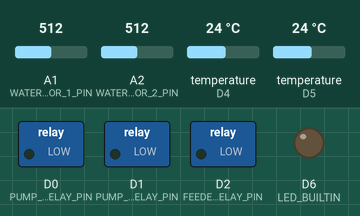
Simulated run of this sketch. Board: Arduino MKR. Shown: switched loads named in the sketch (green lamp = pin HIGH), output pins drawn as LEDs (lit = HIGH). The inputs (shaded band) are chosen by the test bench; at power-on: A1 (WATER_SENSOR_1_PIN) = 512, A2 (WATER_SENSOR_2_PIN) = 512, temperature (sensors on D4, D5) 24 °C. WiFi joins after 1.5 s; servers stay silent unless stated; what the sketch prints to the serial monitor is not drawn.

Above: at 0.1 s.
At 3.1 s:
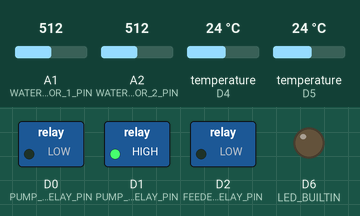
Timing chart, 0 to 4.6 s (numbered marks = the images above):
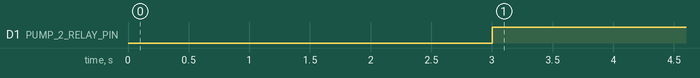

Measured:
- by itself, D1 (PUMP_2_RELAY_PIN): LOW → HIGH at 3.0 s

The sketch:

controller.ino
```cpp
#include <OneWire.h>
#include <DS18B20.h>

#include "thingProperties.h"
#include "motor_timers.hpp"

// -------------------- Define Pins ---------------------
#define PUMP_1_RELAY_PIN 0
#define PUMP_2_RELAY_PIN 1
#define FEEDER_RELAY_PIN 2
#define TEMP_1_PIN       4
#define TEMP_2_PIN       5
#define WATER_SENSOR_1_PIN 16
#define WATER_SENSOR_2_PIN 17

// ------------------- Define Times --------------------------
// 60,000 ms in a minute
// 3,600,000 ms in an hour
// 86,400,000 ms in a day
#define FEEDER_PERIOD_MS    10000
#define FEEDER_DURATION_MS  1000
#define PUMP_1_PERIOD_MS    180000
#define PUMP_1_DURATION_MS  120000
#define PUMP_2_DURATION_MS  10000

bool e_stop = false; // emergency stop


// initialize serial interface for temperature sensors
OneWire oneWire_1(TEMP_1_PIN);
OneWire oneWire_2(TEMP_2_PIN);
DS18B20 temp_sens_1(&oneWire_1);
DS18B20 temp_sens_2(&oneWire_2);

// set up timers for time-triggered events and event-triggered events
TimeTrigger feeder_timer(FEEDER_PERIOD_MS, FEEDER_DURATION_MS);
TimeTrigger pump_1_timer(PUMP_1_PERIOD_MS, PUMP_1_DURATION_MS);
Timer       pump_2_timer(PUMP_2_DURATION_MS);

// set up system
void setup() {
  // Initialize serial and wait for port to open:
  Serial.begin(9600);
  // This delay gives the chance to wait for a Serial Monitor without blocking if none is found
  delay(1500);

  // Defined in thingProperties.h
  initProperties();

  // Connect to Arduino IoT Cloud
  ArduinoCloud.begin(ArduinoIoTPreferredConnection);
  setDebugMessageLevel(2);
  ArduinoCloud.printDebugInfo();

  // Set pin modes
  pinMode(LED_BUILTIN, OUTPUT);
  pinMode(PUMP_1_RELAY_PIN,   OUTPUT);
  pinMode(PUMP_2_RELAY_PIN,   OUTPUT);
  pinMode(FEEDER_RELAY_PIN,   OUTPUT);
  pinMode(TEMP_1_PIN,         INPUT);
  pinMode(TEMP_2_PIN,         INPUT);
  pinMode(WATER_SENSOR_1_PIN, INPUT);
  pinMode(WATER_SENSOR_2_PIN, INPUT);

  // set up temperature sensors
  temp_sens_1.begin();
  temp_sens_2.begin();

}

bool readTemps()
{
  // read tempurature sensors
  temp_sens_1.requestTemperatures();
  while (!temp_sens_1.isConversionComplete());  // wait until sensor is ready
  temp_1 = temp_sens_1.getTempC();

  temp_sens_2.requestTemperatures();
  while (!temp_sens_2.isConversionComplete());  // wait until sensor is ready
  temp_2 = temp_sens_2.getTempC();

  Serial.println("temp 1: " + String(temp_1));
  Serial.println("temp 2: " + String(temp_2));
}

bool growBedWaterLevelTooHigh()
{
  // read water sensors
  int water_sensor_1_voltage = analogRead(WATER_SENSOR_1_PIN);
  water_sensor_1 = water_sensor_1_voltage * 100.0 / 1024.0;

  Serial.println("Grow bed water sensor: " + String(water_sensor_1));

  return water_sensor_1 > 45;
}

bool sumpBucketWaterLevelTooHigh()
{
  int water_sensor_2_voltage = analogRead(WATER_SENSOR_2_PIN);
  float water_sensor_2 = water_sensor_2_voltage * 100.0 / 1024.0;

  Serial.println("Sump bucket water sensor: " + String(water_sensor_2));

  return water_sensor_2 > 45;
}

// main loop
void loop() {
  // update cloud interface
  //ArduinoCloud.update();

  if (growBedWaterLevelTooHigh())
  {
    e_stop = true;
  }

  if(sumpBucketWaterLevelTooHigh()) // if sump bucket water level is high
  {
    pump_2_timer.start(); // start the timer that will start the sump pump
  }

  // feeder motor control
  //digitalWrite(FEEDER_RELAY_PIN, feeder_timer.isActive());

  // sump pump control
  digitalWrite(PUMP_2_RELAY_PIN, pump_2_timer.isActive());

  // tank pump control
  if (e_stop == true) // water level problem
  {
    Serial.println("emergency stop");
    digitalWrite(PUMP_1_RELAY_PIN, 0); // turn of main pump
  }
  else
  {
    digitalWrite(PUMP_1_RELAY_PIN, pump_1_timer.isActive()); // turn main pump on or off based on timer
  }

  // read and print temperatures
  readTemps();

  delay(10);
}


void onPump2Change() {
  digitalWrite(PUMP_2_RELAY_PIN, pump_2);
  digitalWrite(FEEDER_RELAY_PIN, pump_2);
}


void onPump1Change() {
  digitalWrite(PUMP_1_RELAY_PIN, pump_1);
}
```

arduino_secrets.h
```cpp
#define SECRET_SSID "wifi_name"
#define SECRET_PASS "wifi_pw"
```

motor_timers.hpp
```cpp
#ifndef MOTOR_TIMERS_HPP
#define MOTOR_TIMERS_HPP

class Timer
{
public:
  Timer(unsigned long timer_duration_ms) : duration_ms(timer_duration_ms),
                                           end_time_ms(0)
  {

  }

  void start()
  {
    end_time_ms = millis() + duration_ms;
  }

  void forceStop()
  {
    end_time_ms = millis();
  }

  bool isActive()
  {
    return millis() < end_time_ms;
  }
private:
  unsigned long duration_ms;
  unsigned long end_time_ms;
};

class TimeTrigger
{
public:

  TimeTrigger(unsigned long timer_period_ms, unsigned long timer_run_duration_ms) : period_ms(timer_period_ms),
                                                                                    run_duration_ms(timer_run_duration_ms),
                                                                                    active(false)
  {
    unsigned long now = millis();
    next_start_time_ms = now + timer_period_ms;
    next_stop_time_ms  = now + timer_period_ms + run_duration_ms;

  }

  bool isActive()
  {
    updateState();
    return active;
  }

  unsigned long getCountdownTime_ms()
  {
    return next_start_time_ms - millis();
  }

private:
  void updateState()
  {
    unsigned long now = millis();
    if (active)
    {
      // see if run duration is complete
      if (now > next_stop_time_ms)
      {
        active = false;
      }
    }
    else // not active
    {
      // see if it's time to activate
      if (now > next_start_time_ms)
      {
        active = true;
        next_start_time_ms = now + period_ms;
        next_stop_time_ms  = now + run_duration_ms;
      }
    }
  }

  bool          active;               // indicates if trigger is active/on
  unsigned long period_ms;            // how often is this triggered?
  unsigned long run_duration_ms;      // how long should the motor run?'
  unsigned long next_start_time_ms;   // when should we go active again?
  unsigned long next_stop_time_ms;    // when should we go inactive again?
};

#endif
```

thingProperties.h
```cpp
#include <ArduinoIoTCloud.h>
#include <Arduino_ConnectionHandler.h>

#include "arduino_secrets.h"

const char THING_ID[] = "c507c447-e781-4106-ab41-6e104ce1e233";

const char SSID[]     = SECRET_SSID;    // Network SSID (name)
const char PASS[]     = SECRET_PASS;    // Network password (use for WPA, or use as key for WEP)

void onPump1Change();
void onPump2Change();

float temp_1;
float temp_2;
float water_sensor_1;
bool pump_1;
bool pump_2;

void initProperties(){

  ArduinoCloud.setThingId(THING_ID);
  ArduinoCloud.addProperty(temp_1, READ, 1 * SECONDS, NULL);
  ArduinoCloud.addProperty(temp_2, READ, 1 * SECONDS, NULL);
  ArduinoCloud.addProperty(water_sensor_1, READ, 1 * SECONDS, NULL);
  ArduinoCloud.addProperty(pump_1, READWRITE, ON_CHANGE, onPump1Change);
  ArduinoCloud.addProperty(pump_2, READWRITE, ON_CHANGE, onPump2Change);

}

WiFiConnectionHandler ArduinoIoTPreferredConnection(SSID, PASS);
```
